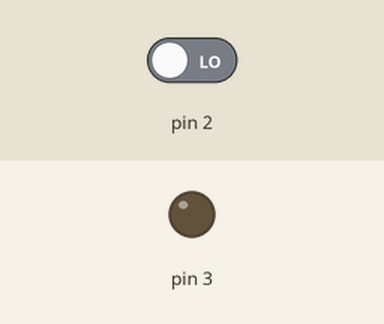
Simulated run of this sketch. Board: Arduino Uno, built with avr-gcc and run on an emulated ATmega328P. Parts: output pins drawn as LEDs (lit = HIGH). Inputs (shaded band) come from the test bench; at power-on: pin 2 LOW.

Above: at 2.8 s.
2.9 s: pin 2 driven HIGH
At 4.1 s:
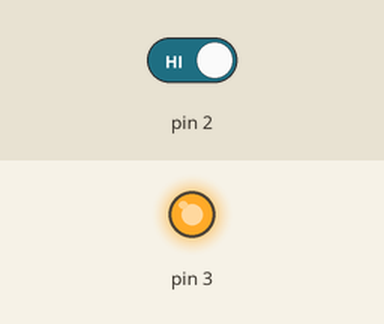
4.5 s: pin 2 driven LOW
At 5.7 s:
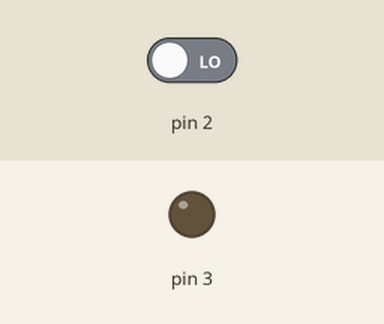
Timing chart, 0 to 7.5 s (numbered marks = the images above; inputs shaded):
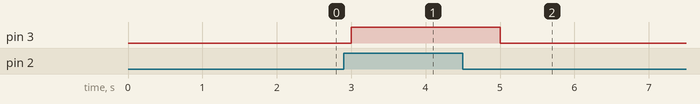

The sketch:

shiny_waasa1.ino
```cpp
// C++ code
//
void setup()
{
  pinMode(2, INPUT);
  pinMode(3, OUTPUT);
}

void loop()
{
  int read=digitalRead(2);
  if(read==HIGH)
  {
   digitalWrite(3,HIGH);
    delay(1000);
  }
  else
  {
    digitalWrite(3, LOW);
 	 delay(1000); // Wait for 1000 millisecond(s)
  }

}
```

Measured:
- after the input at 2.9 s, pin 3: LOW → HIGH after 0.10 s
- after the input at 4.5 s, pin 3: HIGH → LOW after 0.50 s
